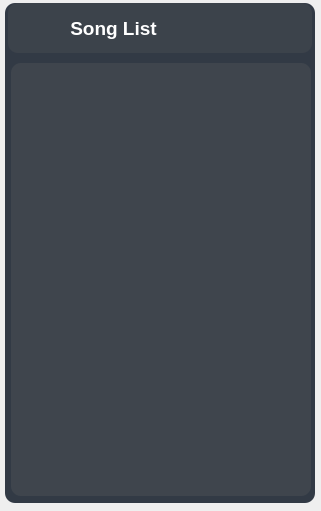
   <widget class="QFrame" name="currentPlayListFrame">
    <property name="geometry">
     <rect>
      <x>670</x>
      <y>69</y>
      <width>321</width>
      <height>511</height>
     </rect>
    </property>
    <property name="styleSheet">
     <string notr="true">border-radius: 10px;</string>
    </property>
    <property name="frameShape">
     <enum>QFrame::Shape::StyledPanel</enum>
    </property>
    <property name="frameShadow">
     <enum>QFrame::Shadow::Raised</enum>
    </property>
    <widget class="QFrame" name="currentPlayList">
     <property name="geometry">
      <rect>
       <x>5</x>
       <y>3</y>
       <width>310</width>
       <height>500</height>
      </rect>
     </property>
     <property name="styleSheet">
      <string notr="true">background-color: rgb(50, 58, 69);
border-raduis: 20px;</string>
     </property>
     <property name="frameShape">
      <enum>QFrame::Shape::StyledPanel</enum>
     </property>
     <property name="frameShadow">
      <enum>QFrame::Shadow::Raised</enum>
     </property>
     <widget class="QFrame" name="currentPlayListNameFrame">
      <property name="geometry">
       <rect>
        <x>3</x>
        <y>0</y>
        <width>304</width>
        <height>50</height>
       </rect>
      </property>
      <property name="styleSheet">
       <string notr="true">background-color: rgba(100, 100, 100, 50);
border-raduis: 20px;</string>
      </property>
      <property name="frameShape">
       <enum>QFrame::Shape::StyledPanel</enum>
      </property>
      <property name="frameShadow">
       <enum>QFrame::Shadow::Raised</enum>
      </property>
      <widget class="QPushButton" name="removeFromPlayList">
       <property name="geometry">
        <rect>
         <x>240</x>
         <y>10</y>
         <width>30</width>
         <height>30</height>
        </rect>
       </property>
       <property name="minimumSize">
        <size>
         <width>30</width>
         <height>30</height>
        </size>
       </property>
       <property name="maximumSize">
        <size>
         <width>30</width>
         <height>30</height>
        </size>
       </property>
       <property name="cursor">
        <cursorShape>PointingHandCursor</cursorShape>
       </property>
       <property name="styleSheet">
        <string notr="true">QPushButton
{
	color: rgba(200, 200, 200, 240);
	border-style: insert;
	border-radius: 10px;
	background-color: rgba(35, 45, 70, 0);
}
QPushButton:hover:!pressed
{
	border: insert lightgray;
    border-radius: 10px;
  	background-color: rgba(100, 10, 10, 255);
}
</string>
       </property>
       <property name="text">
        <string/>
       </property>
       <property name="icon">
        <iconset resource="resources.qrc">
         <normaloff>:/icons/icons/remove.png</normaloff>:/icons/icons/remove.png</iconset>
       </property>
      </widget>
      <widget class="QPushButton" name="addSongsFromPath">
       <property name="geometry">
        <rect>
         <x>210</x>
         <y>10</y>
         <width>30</width>
         <height>30</height>
        </rect>
       </property>
       <property name="minimumSize">
        <size>
         <width>30</width>
         <height>30</height>
        </size>
       </property>
       <property name="maximumSize">
        <size>
         <width>30</width>
         <height>30</height>
        </size>
       </property>
       <property name="cursor">
        <cursorShape>PointingHandCursor</cursorShape>
       </property>
       <property name="styleSheet">
        <string notr="true">QPushButton
{
	color: rgba(200, 200, 200, 240);
	border-style: insert;
	border-radius: 10px;
	background-color: rgba(35, 45, 70, 0);
}

QPushButton:hover:!pressed
{
	color: rgba(255, 255, 255, 200);
	border: insert lightgray;
	border-radius: 10px;
  	background-color: rgba(140, 140, 140, 100);
}
</string>
       </property>
       <property name="text">
        <string/>
       </property>
       <property name="icon">
        <iconset resource="resources.qrc">
         <normaloff>:/icons/icons/addFromLocal.png</normaloff>:/icons/icons/addFromLocal.png</iconset>
       </property>
      </widget>
      <widget class="QLabel" name="currentPlayListNameLabel">
       <property name="geometry">
        <rect>
         <x>50</x>
         <y>10</y>
         <width>111</width>
         <height>31</height>
        </rect>
       </property>
       <property name="font">
        <font>
         <pointsize>14</pointsize>
         <bold>true</bold>
        </font>
       </property>
       <property name="styleSheet">
        <string notr="true">color: white;
background-color: rgba(255,255, 255, 0);</string>
       </property>
       <property name="text">
        <string>Song List</string>
       </property>
       <property name="alignment">
        <set>Qt::AlignmentFlag::AlignCenter</set>
       </property>
      </widget>
      <widget class="QLabel" name="currentPlayListIcon">
       <property name="geometry">
        <rect>
         <x>10</x>
         <y>10</y>
         <width>31</width>
         <height>31</height>
        </rect>
       </property>
       <property name="styleSheet">
        <string notr="true">background-color: rgba(255, 255, 255, 0 );
</string>
       </property>
       <property name="text">
        <string/>
       </property>
       <property name="pixmap">
        <pixmap resource="resources.qrc">:/icons/icons/music_list.png</pixmap>
       </property>
       <property name="scaledContents">
        <bool>true</bool>
       </property>
      </widget>
     </widget>
     <widget class="QListWidget" name="listWidget">
      <property name="geometry">
       <rect>
        <x>6</x>
        <y>60</y>
        <width>300</width>
        <height>433</height>
       </rect>
      </property>
      <property name="font">
       <font>
        <pointsize>11</pointsize>
       </font>
      </property>
      <property name="cursor" stdset="0">
       <cursorShape>PointingHandCursor</cursorShape>
      </property>
      <property name="styleSheet">
       <string notr="true">color: rgba(230, 230, 230, 220);
padding: 5px;
background-color: rgba(100, 100, 100, 70);
selection-color: rgba(250, 250, 250, 240);
selection-background-color: rgba(140, 140, 140, 70);
</string>
      </property>
      <property name="verticalScrollBarPolicy">
       <enum>Qt::ScrollBarPolicy::ScrollBarAlwaysOff</enum>
      </property>
      <property name="horizontalScrollBarPolicy">
       <enum>Qt::ScrollBarPolicy::ScrollBarAlwaysOff</enum>
      </property>
     </widget>
    </widget>
   </widget>
